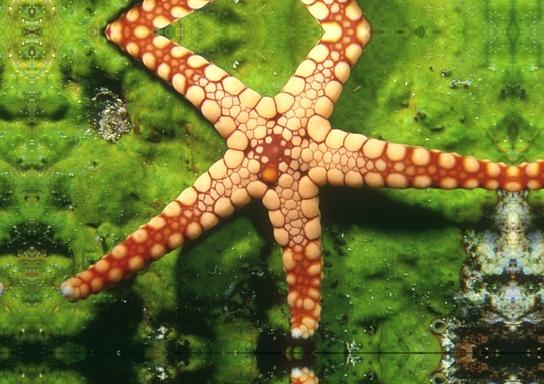
#> input picture exp1/Project1_GUI_Pyqt/img1.jpg, 544 x 384 px
$ python -i fuctionX.py   (imports and definitions only)
#> lines starting #> are read from the running program, lines starting #| are printed output that depends on the picture; after the words box and inside, x2 and y2 are one past the last pixel; in counts of white or black regions, pixels touching at a corner belong together
#> further down, picture is the input picture: shape (384, 544, 3); mean B, G, R 48.8, 118.5, 109.9
import cv2
import numpy as np

def blur(img):
    radius = 5
    gray =  cv2.cvtColor(img, cv2.COLOR_BGR2GRAY)
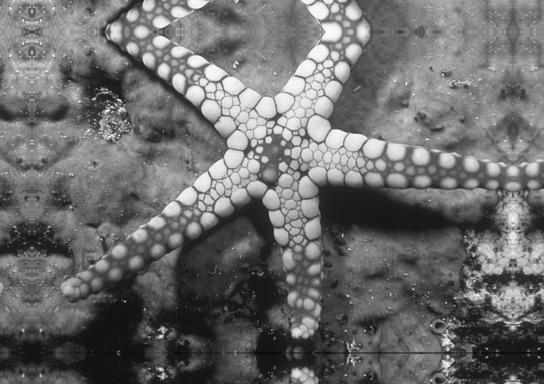
#> gray: shape (384, 544); min 4, max 252, mean 108

    psf = gray.copy()
    psf[:,:] = 0
#> psf: shape (384, 544); every value is 0

    cx = psf.shape[0]/2
#> cx = 192
    cy = psf.shape[1]/2
#> cy = 272

    rs = np.square(radius)

    for i in range(psf.shape[0]):
        for j in range(psf.shape[1]):
    #       print(i-cx,j-cy)
            if (np.square(i-cx) + np.square(j-cy) < rs):
                psf[i,j] = 255 # - 5*radius * (np.square(j-cx) + np.square(i-cy)).astype(int)
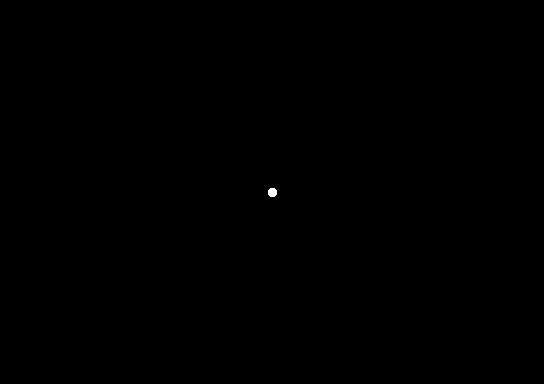
#> psf: shape (384, 544); 0.03% white; 1 white region, box (x1, y1, x2, y2) and area: (268, 188, 277, 197) 69


    f = np.fft.fft2(gray)
    p = np.fft.fft2(psf)

    s = f*p

    fshift = np.fft.fftshift(s)

    restore = np.fft.ifft2(fshift)
    sshift = np.fft.fftshift(restore)

    max_sshift = np.max(np.abs(sshift))
#> max_sshift = 4352085

    img1 = (255 * np.abs(sshift)/max_sshift)
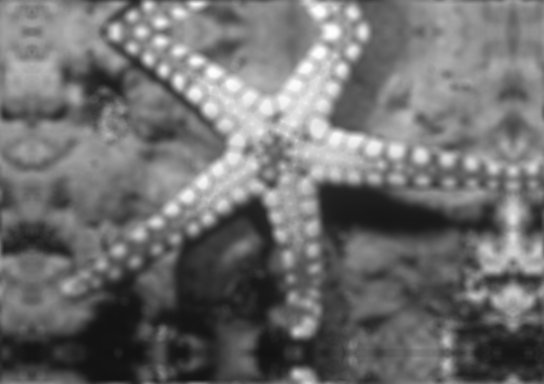
#> img1: shape (384, 544) float64; min 18.02, max 255, mean 111.3
    img1 = img1.astype(np.uint8)

    dst = cv2.cvtColor(img1, cv2.COLOR_GRAY2BGR)

    return dst


>>> import cv2
>>> picture = cv2.imread('img1.jpg')
>>> result = blur(picture)

$ run again, on exp1/Project1_GUI_Pyqt/1.jpg
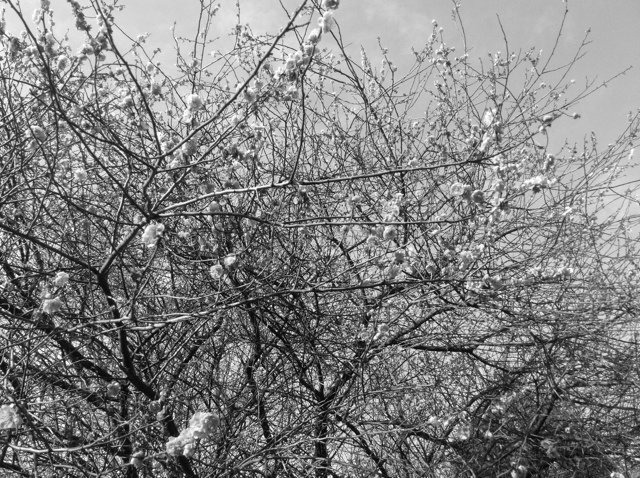
#> input picture exp1/Project1_GUI_Pyqt/1.jpg, 640 x 478 px
#> picture is the input picture: shape (478, 640, 3); min 2, max 255, mean 128.7
#> max_sshift = 4068525
#> in blur, `img1 = (255 * np.abs(sshift)/max_sshift)`:
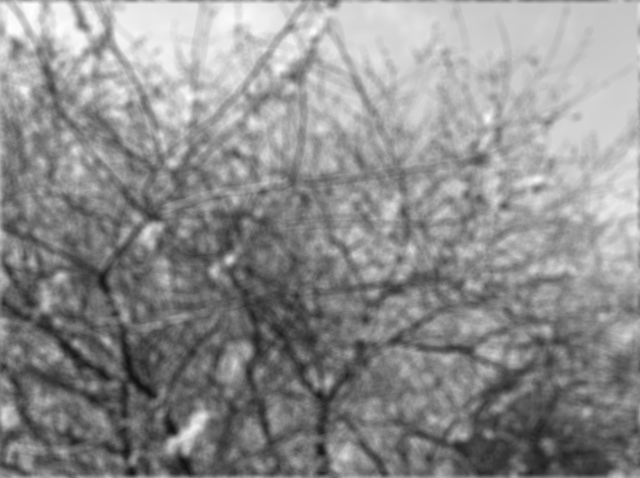
#> img1: shape (478, 640) float64; min 17.98, max 255, mean 141.9

$ run again, on exp1/Project1_GUI_Pyqt/dst.jpg
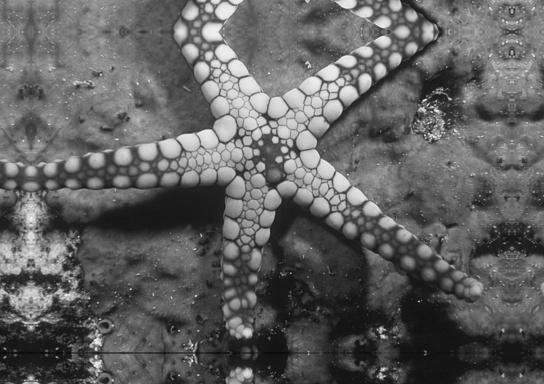
#> input picture exp1/Project1_GUI_Pyqt/dst.jpg, 544 x 384 px
#> picture is the input picture: shape (384, 544, 3); min 1, max 252, mean 96.7
#> max_sshift = 4170525
#> in blur, `img1 = (255 * np.abs(sshift)/max_sshift)`:
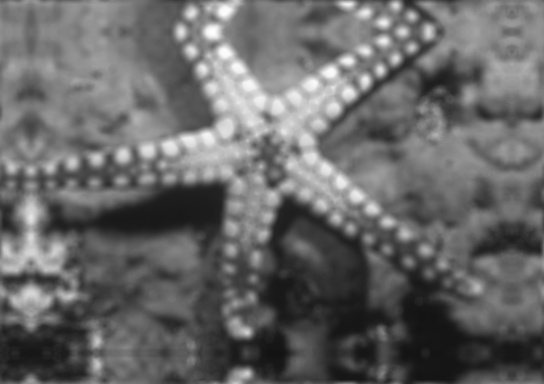
#> img1: shape (384, 544) float64; min 19.1, max 255, mean 104
